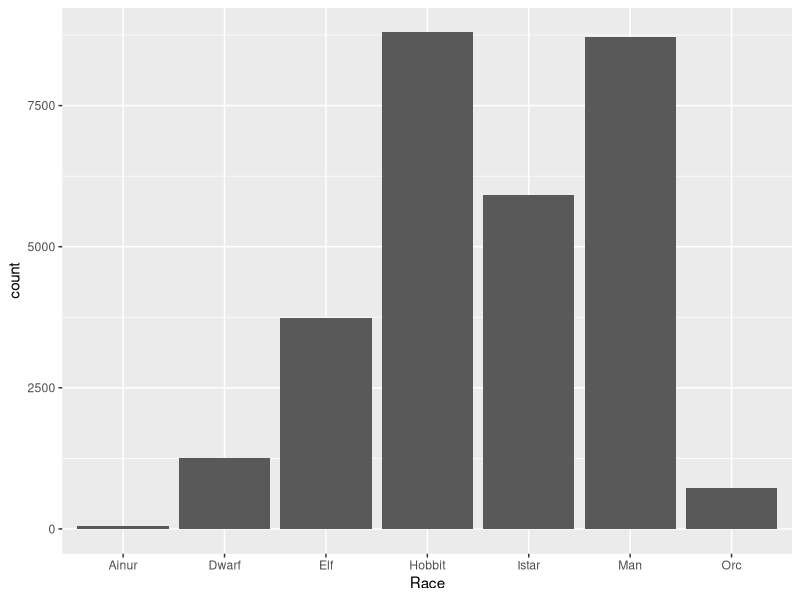

Source code (R): (Note: this script raises an error after producing the figure.)

library(tidyverse)


## quick and dirty exploration so I can build example for STAT 545A

## those scripts had to be lean, so I did more fiddling here

lotr <- read.delim("lotr_wordsSpoken.tsv")

str(lotr)
# 'data.frame':  731 obs. of  5 variables:
# $ Film     : Factor w/ 3 levels "The Fellowship Of The Ring",..: 1 1 1 ..
# $ Chapter  : Factor w/ 188 levels "01: Prologue",..: 1 1 1 1 4 8 8 8 8 ..
# $ Character: Factor w/ 74 levels "Aragorn","Arwen",..: 3 11 21 26 3 3 1..
# $ Race     : Factor w/ 10 levels "Ainur","Dead",..: 7 4 4 6 7 7 7 1 7 7..
# $ Words    : int  4 5 460 20 214 70 128 197 10 12 ...

head(lotr)



## reorder Film factor based on story
lotr <- lotr %>% 
  mutate(Film = fct_relevel(Film, 
                            c("The Fellowship Of The Ring", 
                              "The Two Towers", 
                              "The Return Of The King")))


## getting rid of some observations
## I've always found the Ent parts really boring
## Nazgul and the Dead just don't talk enough
## Gollum is not a Race!
lotr <- lotr %>% 
  filter(!(Race %in% c("Gollum", "Ent", "Dead", "Nazgul"))) %>% 
  droplevels()
  

## The wizards' Race is Istari, a subset of the Ainur 
## Men should be Man, for consistency

lotr <- lotr %>% 
  mutate(Race = case_when(Character %in% c("Gandalf", 
                                           "Saruman") ~ "Istar", 
                          TRUE ~ as.character(Race)) %>% as.factor()) %>% 


    
  # mutate(Race = as.character(Race)) %>% 
  # mutate(Race = ifelse(Character %in% c("Gandalf", 
  #                                       "Saruman"), 
  #                      "Istar", 
  #                      Race) %>% as.factor()) %>% 
  mutate(Race = fct_recode(Race, 
                           Man = "Men"))




p <- ggplot(lotr, aes(x = Race, weight = Words))
p + geom_bar()

## who speaks alot?
wordTotals <-
  lotr %>% 
  group_by(Race) %>% 
  summarise(total_words = sum(Words)) %>% 
  arrange(desc(total_words))
  
# Race   total_words
# <fct>        <int>
# 1 Hobbit        8796
# 2 Man           8712
# 3 Istari        5918
# 4 Elf           3737
# 5 Dwarf         1265
# 6 Orc            723
# 7 Ainur           43

## reorder Race based on words spoken
lotr %<>% 
  mutate(Race = reorder(Race, 
                        Words, 
                        sum))

levels(lotr$Race)

p1 <- lotr %>% 
  ggplot(aes(x = Race, 
             weight = Words)) +
  geom_bar(aes(fill = Film), 
             position = position_dodge(width = 0.7)) + 
  labs(y = "total words spoken") + 
  theme_light() +
  theme(panel.grid.minor = element_line(colour = "grey95"), 
      panel.grid.major = element_line(colour = "grey95")); p1
    

p2 <- lotr %>% 
  ggplot(aes(x = Race,
             y = Words, 
             color = Film, 
             fill = Film)) + 
  scale_color_brewer(type = "seq", 
                     palette = 7) + 
  scale_fill_brewer(type = "seq", 
                    palette = 7) + 
  scale_y_log10() + 
  geom_jitter(alpha = 1/2, 
             position = position_dodge(width=0.5)) + 
  stat_summary(fun.y = median, 
               pch = 21, 
               geom = "point", 
               size = 6, 
               col = "grey80") + 
  labs(y = "words spoken", 
       subtitle = "Except for Orcs and Hobbits, there's less talking by every \nrace as the films progress \n\nEach data point is number of words spoken by a character \nin a specific chapter", 
       title = "The Lord of the Rings film trilogy") + 
  theme_light() +
  theme(panel.grid.minor = element_line(colour = "grey95"), 
      panel.grid.major = element_line(colour = "grey95")); p2
  



p3 <- lotr %>% 
  filter(Character %in% c("Frodo", 
                          "Sam")) %>% 
  group_by(Character, Film) %>% 
  summarise(total_words = sum(Words)) %>% 
  ggplot(aes(x = Character,
             y = total_words, 
             color = Film, 
             fill = Film)) + 
  scale_color_brewer(type = "seq", 
                     palette = 7) + 
  scale_fill_brewer(type = "seq", 
                    palette = 7) + 
  geom_col(position = "dodge") + 
  labs(y = "Words spoken", 
       subtitle = "Sam really comes into the spotlight as Frodo begins to \nsuccumb to his injuries and the weight of carrying the Ring", 
       title = "The Lord of the Rings film trilogy") + 
  theme_light() +
  theme(panel.grid.minor = element_line(colour = "grey95"), 
        panel.grid.major = element_line(colour = "grey95")); p3



  
write.table(lotr, "lotr_clean.tsv", quote = FALSE,
            sep = "\t", row.names = FALSE)